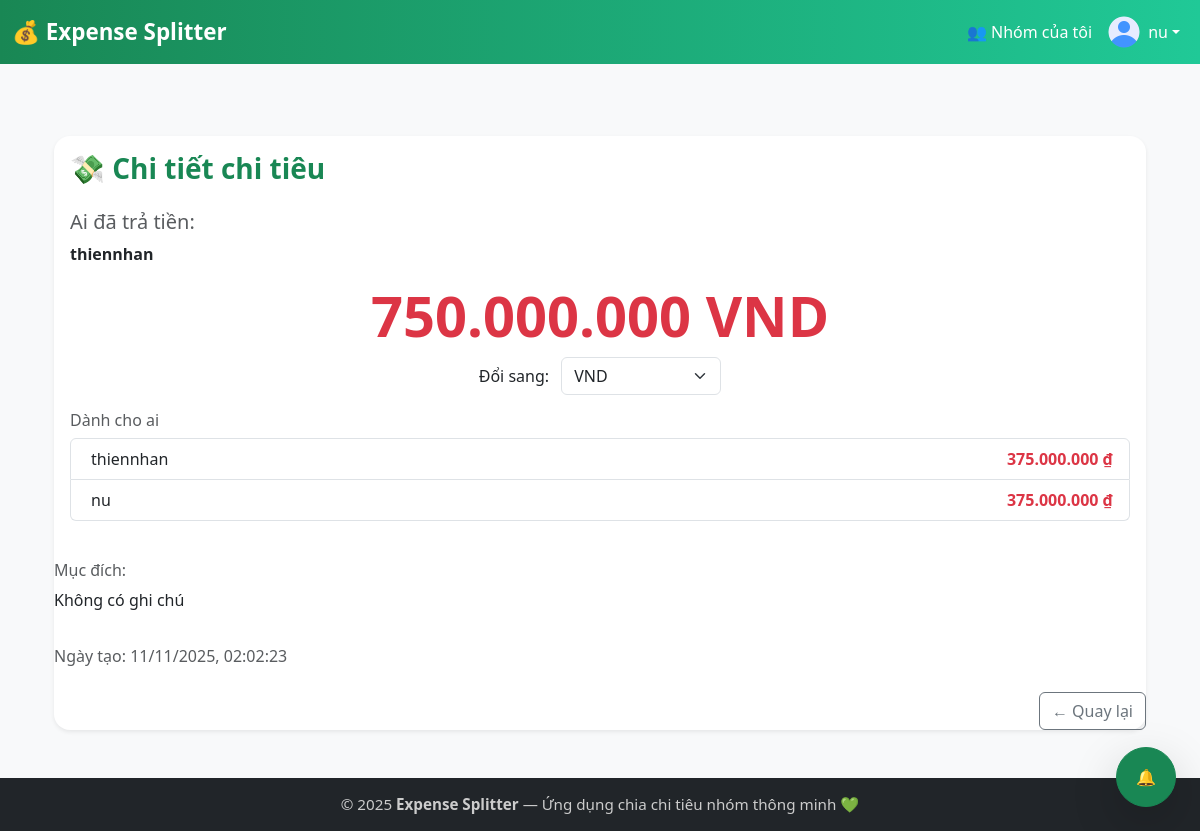
/expenses/detail/8 (signed in), run on the app's committed database.
### app/models.py (models this page shows, shortened)
class User(UserMixin, db.Model):
    __tablename__ = 'user'
    id = db.Column(db.Integer, primary_key=True)
    username = db.Column(db.String(64), unique=True, nullable=False)
    email = db.Column(db.String(120), unique=True, nullable=False)
    password_hash = db.Column(db.String(128))
    avatar = db.Column(db.String(255), nullable=True)
    created_groups = db.relationship('Group', backref='creator', lazy=True)
    expenses = db.relationship('Expense', foreign_keys='Expense.user_id', backref='payer', lazy=True)
    created_expenses = db.relationship('Expense', foreign_keys='Expense.created_by', backref='creator_user', lazy=True)
    notifications = db.relationship('Notification', backref='recipient', lazy=True)
    sent_messages = db.relationship('Message', foreign_keys='Message.sender_id', backref='sender', lazy=True)
    received_messages = db.relationship('Message', foreign_keys='Message.receiver_id', backref='receiver', lazy=True)

class Expense(db.Model):
    id = db.Column(db.Integer, primary_key=True)
    title = db.Column(db.String(200), nullable=False)
    amount = db.Column(db.Float, nullable=False)
    currency = db.Column(db.String(10), nullable=False, default='VND')
    base_amount_vnd = db.Column(db.Float, nullable=False, default=0.0)
    note = db.Column(db.Text)
    date = db.Column(db.DateTime, default=datetime.utcnow)
    group_id = db.Column(db.Integer, db.ForeignKey('group.id'), nullable=False)
    user_id = db.Column(db.Integer, db.ForeignKey('user.id'), nullable=False)
    created_by = db.Column(db.Integer, db.ForeignKey('user.id'), nullable=False)
    shares = db.relationship('ExpenseShare', backref='expense', cascade="all, delete-orphan")
    category_id = db.Column(db.Integer, db.ForeignKey('category.id'))

class ExpenseShare(db.Model):
    id = db.Column(db.Integer, primary_key=True)
    expense_id = db.Column(db.Integer, db.ForeignKey('expense.id'))
    user_id = db.Column(db.Integer, db.ForeignKey('user.id'))
    is_settled = db.Column(db.Boolean, default=False)
    share_amount = db.Column(db.Float, nullable=False, default=0.0)
    share_percent = db.Column(db.Float, nullable=True)
    user = db.relationship('User')

### app/expenses/routes.py (the view)
@bp.route('/detail/<int:expense_id>')
@login_required
def expense_detail(expense_id):
    expense = Expense.query.get_or_404(expense_id)
    shares = ExpenseShare.query.filter_by(expense_id=expense.id).all()
    group = expense.group
    return render_template(
        'expense_detail.html',
        expense=expense,
        shares=shares,
        group=group   # truyền thêm group vào template
    )

### app/models.py (called while the page is built)
@login.user_loader
def load_user(id):
    return User.query.get(int(id))

### app/expenses/templates/expense_detail.html (shortened to what this page needs)
{% extends "base.html" %}
{% block content %}
<div class="container mt-4">
  <div class="card shadow-sm rounded-4 border-0">
    <div class="card-body">
      <h3 class="fw-bold text-success mb-4">💸 Chi tiết chi tiêu</h3>
      <div class="mb-3">
        <h5 class="text-muted">Ai đã trả tiền:</h5>
        <p class="fw-bold text-dark">
           {{ expense.payer.username }}
        </p>
      </div>
      <div class="text-center mb-3">
        <h1 class="display-4 text-danger fw-bold" id="amountDisplay" data-base-vnd="{{ expense.base_amount_vnd }}">
          {{ "{:,.0f}".format(expense.amount).replace(",", ".") }} {{ expense.currency }}
        </h1>
        <div class="mt-2">
    <label class="me-2">Đổi sang:</label>
    <select id="currencySelect" class="form-select d-inline-block" style="width: 160px;">
      <option value="VND">VND</option>
    </select>
  </div>
</div>
      <div class="mb-4">
        <h6 class="text-muted">Dành cho ai</h6>
        <div class="list-group">
          {% for share in expense.shares %}
            <div class="list-group-item d-flex justify-content-between align-items-center">
              <div>
                {{ share.user.username }}
              </div>
              <div class="fw-bold text-danger">
                {{ "{:,.0f}".format(share.share_amount).replace(",", ".") }} ₫
              </div>
            </div>
            {% endfor %}
          </div>
        </div>
      </div>
      <div class="mb-3">
        <h6 class="text-muted">Mục đích:</h6>
        <p>{{ expense.note or "Không có ghi chú" }}</p>
      </div>
      <div class="text-muted">
        Ngày tạo: {{ expense.date.strftime("%d/%m/%Y, %H:%M:%S") }}
      </div>
      <div class="text-end mt-4">
        <a href="{{ url_for('expenses.expense_list', group_id=expense.group_id) }}" class="btn btn-outline-secondary">← Quay lại</a>
      </div>
    </div>
  </div>
{% endblock %}

### app/templates/base.html (shortened to what this page needs)
<!DOCTYPE html>
<html lang="vi">
<head>
  <link href="https://cdn.jsdelivr.net/npm/bootstrap@5.3.3/dist/css/bootstrap.min.css" rel="stylesheet">
</head>
<div id="notif-icon"
     class="position-fixed bottom-0 end-0 mb-4 me-4"
     style="z-index: 99999;">
  <button id="notifBtn"
          class="btn btn-success rounded-circle shadow-lg"
          style="width:60px; height:60px; position: relative; z-index: 100000;">
      🔔
  </button>
</div>
<body>
<nav class="navbar navbar-expand-lg navbar-dark bg-success">
  <div class="container-fluid">
    <a class="navbar-brand fw-bold" href="{{ url_for('index') }}">💰 Expense Splitter</a>
    <div class="collapse navbar-collapse" id="navbarNav">
      <ul class="navbar-nav ms-auto align-items-center">
        {% if current_user.is_authenticated %}
          <li class="nav-item">
            <a class="nav-link text-white" href="{{ url_for('groups.group_list') }}">
              👥 Nhóm của tôi
            </a>
          </li>
          <li class="nav-item dropdown">
            <a class="nav-link dropdown-toggle d-flex align-items-center text-white" href="#" id="userMenu" role="button" data-bs-toggle="dropdown">
              <img src="{{ url_for('static', filename='images/default-avatar.png') if not current_user.avatar else url_for('static', filename=current_user.avatar) }}"
                   alt="avatar" class="rounded-circle me-2" width="32" height="32" style="object-fit:cover;">
              {{ current_user.username }}
            </a>
          </li>
        {% else %}
          <li class="nav-item"><a class="nav-link text-white" href="{{ url_for('auth.login') }}">Đăng nhập</a></li>
          <li class="nav-item"><a class="nav-link text-white" href="{{ url_for('auth.register') }}">Đăng ký</a></li>
        {% endif %}
      </ul>
    </div>
  </div>
</nav>
<main class="container my-5">
    {% block content %}{% endblock %}
  </main>
  <footer>
    <div class="container">
      <p class="mb-0">© 2025 <strong>Expense Splitter</strong> — Ứng dụng chia chi tiêu nhóm thông minh 💚</p>
    </div>
  </footer>
</body>
</html>

### app/templates/base.html (style rules this page uses)
html, body { height: 100%; margin: 0; display: flex; flex-direction: column; background-color: #f8f9fa; font-family: "Segoe UI", Tahoma, Geneva, Verdana, sans-serif; }
.navbar { background: linear-gradient(90deg, #198754, #20c997); }
.navbar-brand { font-weight: 700; font-size: 1.4rem; }
.card { border-radius: 1rem; }
main { flex: 1; }
footer { background-color: #212529; color: #ccc; padding: 15px 0; text-align: center; margin-top: auto; font-size: 0.95rem; }

### data on the page
User: username "nu"
User: payer.username "thiennhan"
Expense: amount "750.000.000", currency "VND", note "Không có ghi chú", date "11/11/2025, 02:02:23"
ExpenseShare: user.username "thiennhan", share_amount "375.000.000"
ExpenseShare: user.username "nu", share_amount "375.000.000"
